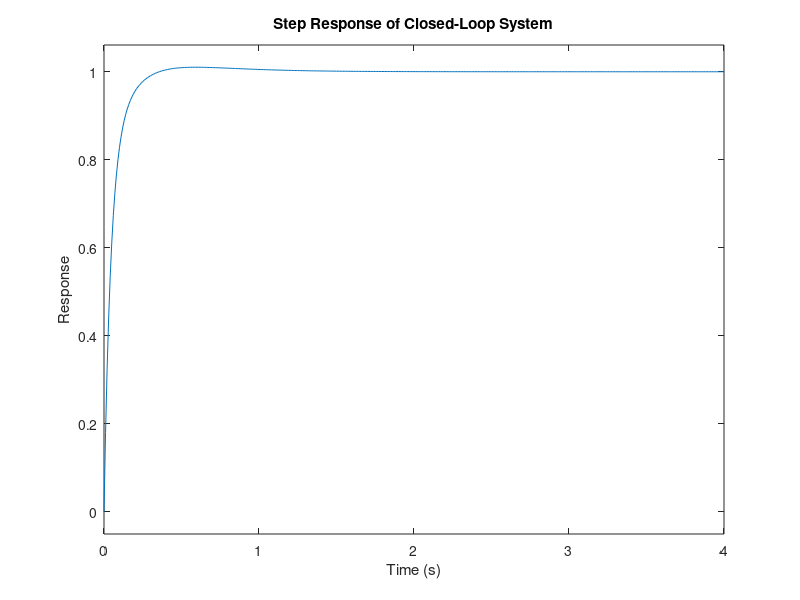

Source code (MATLAB):
J = 0.01;
b = 0.1;
K = 0.01;
R = 1;
L = 0.5;

s = tf('s');
P_motor = K/((J*s+b)*(L*s+R)+K^2);

% disp(P_motor);

% step(P_motor);
% ramp(P_motor);

% kp = 100;
% controller = pid(kp);
% 
% clsys = feedback(controller*P_motor, 1);
% 
% t = 1:0.05:5;
% step(clsys, t);
% grid
% % Plot the step response of the closed-loop system
% title('Step Response of Closed-Loop System');
% xlabel('Time (s)');
% ylabel('Response');


kp = 100;
ki = 200;
kd = 10;

C = (kp*s + ki + kd*s^2)/s;

%controller = pid(kp, ki, kd);

clsys = feedback(C*P_motor, 1);
t = 0:0.01:4;
step(clsys, t);
grid
% Plot the step response of the closed-loop system
title('Step Response of Closed-Loop System');
xlabel('Time (s)');
ylabel('Response');


